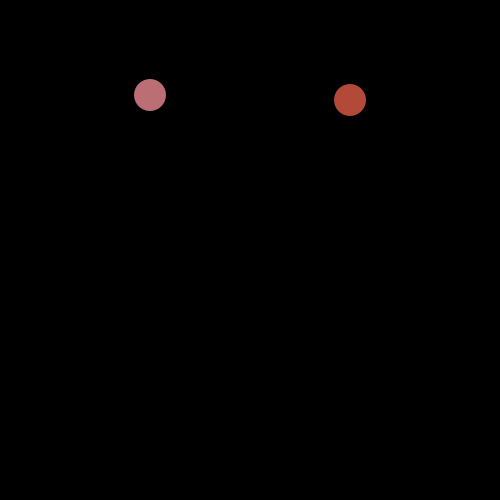
Frame 1 (no input)
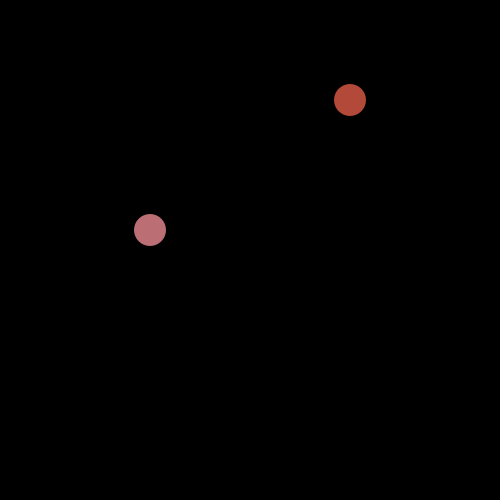
Frame 60 (the mouse pressed at the canvas centre just before this capture)
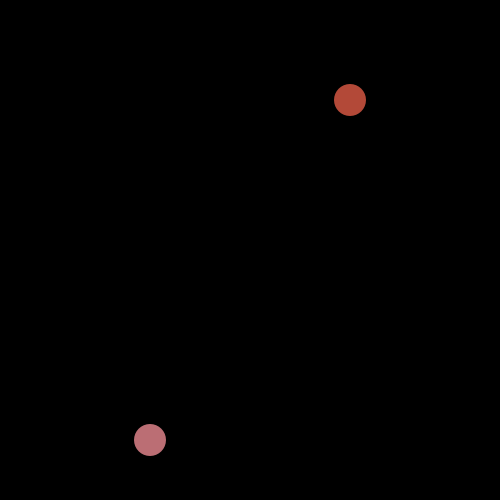
Frame 120 (the mouse held since frame 60 and released just before this capture)

The Processing sketch that drew these frames (run headless with seeded random() and noise(); from frame 60 on, the mouse is pressed at the canvas centre):

// Processing sketch: processing_48166
// ── processing_48166.pde

/*altezza iniziale*/
int ys = 100;
int yh = 100;

/*incremento per il movimento*/
int hard = 5;
int soft = 5;

/*controllo altezza*/
int tops = 0;
int toph = 0;

void setup() {
  size(500, 500);
  smooth();
}

void draw() {
  background(0);

  /*movimento pallina dura
  yh = yh - hard;
  movimento pallina morbida
  ys = ys - soft;*/

  /*CONTROLLO SUGLI ESTREMI: se la y della palline è maggiore o uguale al massimo
  o maggiore dell'altezza*/
  if ((ys <= tops) || (ys > height-16)) {
  
    /*cambia direzione */
    soft = soft * - 1;
    /*incremento altezza*/
    ys = ys - soft;
  }
  else
  {
    /*quando è in mezzo, abbassa il limite dell'altezza*/
    tops++;
    ys = ys - soft;
    /*controllo finale: se il limite di altezza raggiunge la fine della 
    finestra, i valori vengono azzerati*/
    if (tops == height-32) {
      soft=0;
      ys=height-16;
    }
  }
  
  
  if ((yh < toph) || (yh > height)) {
    hard = hard * - 1;
  }

  noStroke();
  fill(187, 110, 116);
  ellipse(150, ys, 32, 32);

  noStroke();
  fill(179, 73, 56);
  ellipse(350, yh, 32, 32);
}
